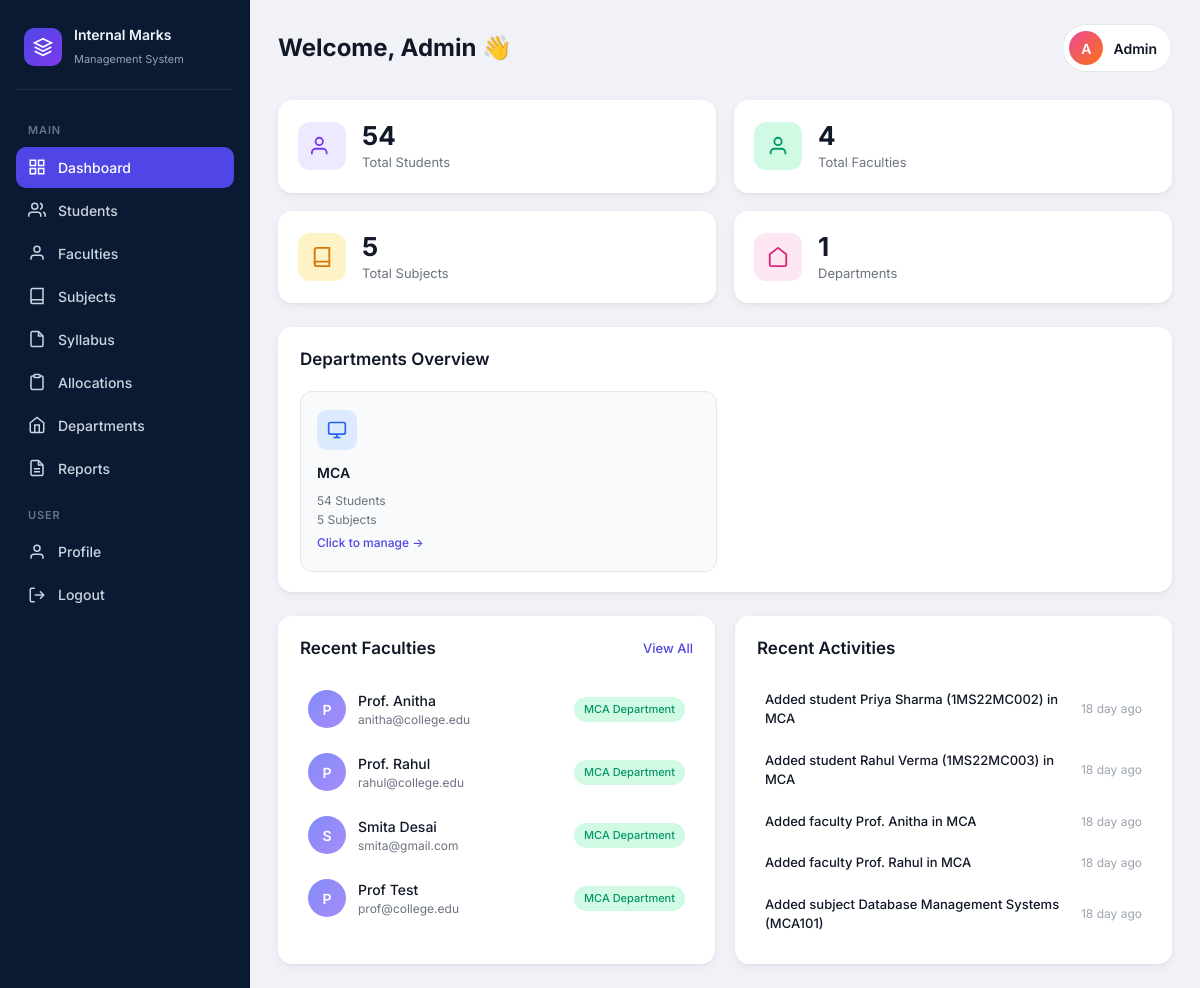
Page /dashboard (signed in) on the earlier database version.
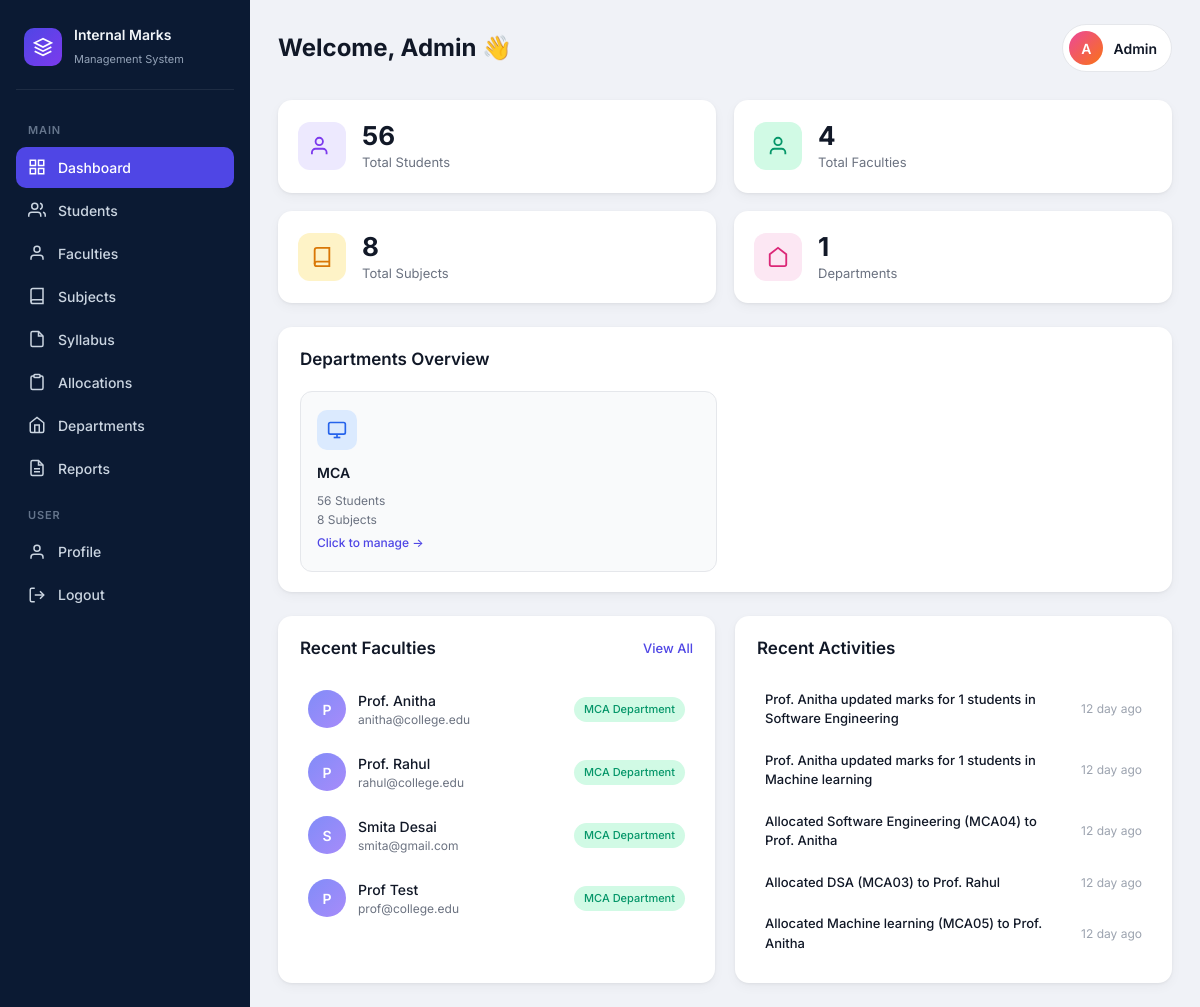
Same page on the later database version.
### tables this page shows
CREATE TABLE faculties (
            id INTEGER PRIMARY KEY AUTOINCREMENT,
            name TEXT NOT NULL,
            email TEXT UNIQUE NOT NULL,
            department TEXT NOT NULL DEFAULT 'MCA',
            password TEXT NOT NULL,
            created_at TEXT NOT NULL
        );

CREATE TABLE activities (
            id INTEGER PRIMARY KEY AUTOINCREMENT,
            action TEXT NOT NULL,
            created_at TEXT NOT NULL
        );

### app.py (the view)
@app.route("/dashboard")
@admin_required
def dashboard():
    return render_template(
        "dashboard.html",
        admin_name=session.get("admin_name", "Admin"),
        stats=db.get_dashboard_stats(),
        recent_faculties=db.get_recent_faculties(),
        recent_activities=db.get_recent_activities(),
        active_page="dashboard",
    )

### app.py (called while the page is built)
@app.context_processor
def inject_mca_config():
    return {
        "mca_semesters": db.MCA_SEMESTERS,
        "mark_field_limits": db.MARK_FIELD_LIMITS,
        "mark_types": db.MARK_TYPES,
        "pass_threshold": db.PASS_THRESHOLD,
        "final_max": db.FINAL_MAX,
    }

def admin_required(f):
    @wraps(f)
    def decorated(*args, **kwargs):
        if not session.get("logged_in") or session.get("role") != "admin":
            return redirect(url_for("login"))
        return f(*args, **kwargs)
    return decorated

### database.py (called while the page is built)
def time_ago(timestamp):
    try:
        if isinstance(timestamp, str):
            dt = datetime.strptime(timestamp, "%Y-%m-%d %H:%M:%S")
        else:
            dt = timestamp
        diff = datetime.now() - dt
        seconds = int(diff.total_seconds())
        if seconds < 60:
            return "Just now"
        if seconds < 3600:
            return f"{seconds // 60} min ago"
        if seconds < 86400:
            return f"{seconds // 3600} hour ago"
        return f"{seconds // 86400} day ago"
    except Exception:
        return str(timestamp)

def student_count(department=DEPARTMENT):
    return len(get_students(department))

### templates/dashboard.html (shortened to what the changed rows need)
{% extends "base.html" %}
{% from "partials/flash.html" import flash_messages %}
{% block body %}
<div class="app-layout">
    <main class="main">
        <header class="topbar">
            <h1>Welcome, {{ admin_name }} <span class="wave">👋</span></h1>
        </header>
        <section class="stats-row">
            <div class="stat-card">
                <div class="stat-info">
                    <span class="stat-value">{{ stats.students }}</span>
                    <span class="stat-label">Total Students</span>
                </div>
            </div>
            <div class="stat-card">
                <div class="stat-info">
                    <span class="stat-value">{{ stats.subjects }}</span>
                    <span class="stat-label">Total Subjects</span>
                </div>
            </div>
        </section>
        <section class="panel">
            <div class="panel-header">
                <h2>Departments Overview</h2>
            </div>
            <div class="dept-grid single-dept">
                <a href="{{ url_for('department_mca') }}" class="dept-card clickable">
                    <div class="dept-icon blue">
                        <svg viewBox="0 0 24 24" fill="none" stroke="currentColor" stroke-width="2"><rect x="2" y="3" width="20" height="14" rx="2"/><line x1="8" y1="21" x2="16" y2="21"/><line x1="12" y1="17" x2="12" y2="21"/></svg>
                    </div>
                    <h3>MCA</h3>
                    <p>{{ stats.students }} Students</p>
                    <p>{{ stats.subjects }} Subjects</p>
                    <span class="dept-link-hint">Click to manage →</span>
                </a>
            </div>
        </section>
        <section class="bottom-row">
            <div class="panel">
                <div class="panel-header">
                    <h2>Recent Faculties</h2>
                </div>
                {% if recent_faculties %}
                <ul class="faculty-list">
                    {% for f in recent_faculties %}
                    <li class="faculty-item">
                        <div class="faculty-avatar">{{ f.name[0] }}</div>
                        <div class="faculty-info">
                            <span class="faculty-name">{{ f.name }}</span>
                            <span class="faculty-email">{{ f.email }}</span>
                        </div>
                        <span class="dept-tag mca">{{ f.department }} Department</span>
                    </li>
                    {% endfor %}
                </ul>
                {% else %}
                <p class="empty-text">No faculties added yet. <a href="{{ url_for('faculties') }}">Add faculty</a></p>
                {% endif %}
            </div>
            <div class="panel">
                <div class="panel-header">
                    <h2>Recent Activities</h2>
                </div>
                {% if recent_activities %}
                <ul class="activity-list">
                    {% for a in recent_activities %}
                    <li class="activity-item">
                        <span class="activity-text">{{ a.text }}</span>
                        <span class="activity-time">{{ a.time }}</span>
                    </li>
                    {% endfor %}
                </ul>
                {% else %}
                <p class="empty-text">No activities yet.</p>
                {% endif %}
            </div>
        </section>
    </main>
</div>
{% endblock %}

Differences in the rows shown:
no longer on this page (row unchanged): activities: text "Added student Priya Sharma (1MS22MC002) in MCA", time "18 day ago"
no longer on this page (row unchanged): activities: text "Added student Rahul Verma (1MS22MC003) in MCA", time "18 day ago"
no longer on this page (row unchanged): activities: text "Added faculty Prof. Anitha in MCA", time "18 day ago"
no longer on this page (row unchanged): activities: text "Added faculty Prof. Rahul in MCA", time "18 day ago"
no longer on this page (row unchanged): activities: text "Added subject Database Management Systems (MCA101)", time "18 day ago"
added activities: text "Prof. Anitha updated marks for 1 students in Software Engineering", time "12 day ago"
added activities: text "Prof. Anitha updated marks for 1 students in Machine learning", time "12 day ago"
added activities: text "Allocated Software Engineering (MCA04) to Prof. Anitha", time "12 day ago"
added activities: text "Allocated DSA (MCA03) to Prof. Rahul", time "12 day ago"
added activities: text "Allocated Machine learning (MCA05) to Prof. Anitha", time "12 day ago"
Other differences:
{{ stats.students }}: "54" → "56"
{{ stats.subjects }}: "5" → "8"
